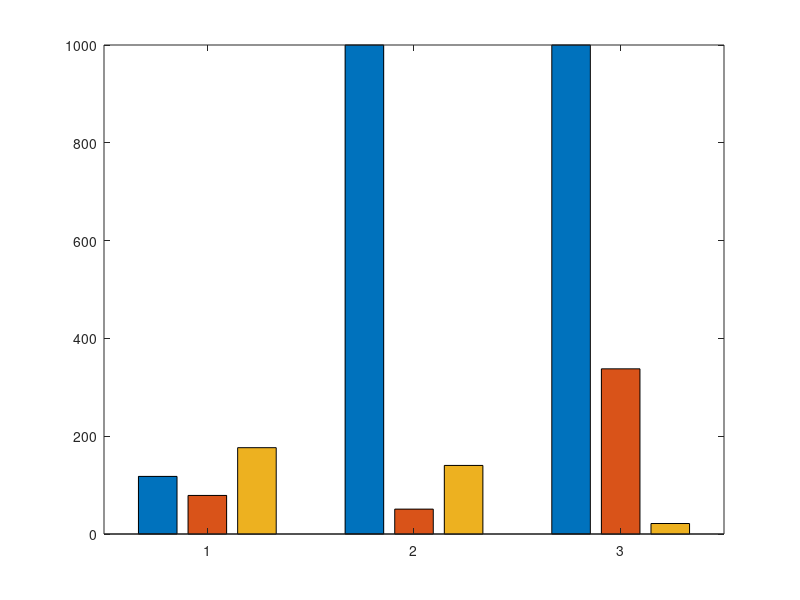

Here is the MATLAB script that generated this plot: (Note: this script raises an error after producing the figure.)
% visualize_week3_results.m
% ===========================================================================
% WEEK 3: Visualization script for direct collocation optimization results
% CORRECTED: Proper coordinate system - base at (x=0, y=1)
% ===========================================================================

clear; close all; clc;

fprintf('\n');
fprintf('═══════════════════════════════════════════════════════════════\n');
fprintf('  WEEK 3 RESULTS VISUALIZATION\n');
fprintf('═══════════════════════════════════════════════════════════════\n');
fprintf('\n');

%% ── Load results ──────────────────────────────────────────────────────────
fprintf('[1/4] Loading results...\n');

load('week3_all_results.mat', 'results', 'week1_baseline', 'week2_baseline', 'p');

fprintf('  ✓ Results loaded from week3_all_results.mat\n\n');

simple_traj = results.simple.traj;
moderate_traj = results.moderate.traj;
hard_traj = results.hard.traj;

%% ── Figure 1: Comparison Bar Chart ───────────────────────────────────────
fprintf('[2/4] Generating comparison bar chart...\n');

figure('Position', [100, 100, 1200, 600]);
set(gcf, 'Color', 'w');

configs = {'Simple', 'Moderate', 'Hard'};
week1_data = [week1_baseline.simple.miss_cm, week1_baseline.moderate.miss_cm, week1_baseline.hard.miss_cm];
week2_data = [week2_baseline.simple.miss_cm, week2_baseline.moderate.miss_cm, week2_baseline.hard.miss_cm];
week3_data = [results.simple.miss_cm, results.moderate.miss_cm, results.hard.miss_cm];

bar_data = [week1_data; week2_data; week3_data]';

b = bar(bar_data);
b(1).FaceColor = [0.8, 0.3, 0.3];  % Week 1: Red
b(2).FaceColor = [0.3, 0.6, 0.8];  % Week 2: Blue
b(3).FaceColor = [0.2, 0.7, 0.3];  % Week 3: Green

set(gca, 'XTickLabel', configs);
ylabel('Miss Distance (cm)', 'FontSize', 12, 'FontWeight', 'bold');
xlabel('Configuration', 'FontSize', 12, 'FontWeight', 'bold');
title('Week 1 vs Week 2 vs Week 3: Landing Accuracy Comparison', ...
    'FontSize', 14, 'FontWeight', 'bold');
legend({'Week 1 (Baseline)', 'Week 2 (Single-Shooting)', 'Week 3 (Direct Collocation)'}, ...
    'Location', 'northwest', 'FontSize', 11);
grid on;

hold on;
yline(0, 'k--', 'LineWidth', 2, 'Label', 'Perfect Landing', 'LabelHorizontalAlignment', 'left');

for i = 1:3
    if week2_data(i) > 0
        improvement = ((week2_data(i) - week3_data(i)) / week2_data(i)) * 100;
        text(i, week3_data(i) + 20, sprintf('↓%.0f%%', improvement), ...
            'HorizontalAlignment', 'center', 'FontSize', 10, 'FontWeight', 'bold', 'Color', [0.2, 0.7, 0.3]);
    end
end

saveas(gcf, 'week3_comparison_bar.png');
fprintf('  ✓ Saved: week3_comparison_bar.png\n');

%% ── Figure 2: Trajectory Comparison (All Configs) ────────────────────────
fprintf('[3/4] Generating trajectory plots...\n');

figure('Position', [100, 100, 1600, 1000]);
set(gcf, 'Color', 'w');

configs_list = {'simple', 'moderate', 'hard'};
traj_list = {simple_traj, moderate_traj, hard_traj};
titles_list = {'Simple', 'Moderate', 'Hard'};

for c_idx = 1:3
    config_name = configs_list{c_idx};
    traj = traj_list{c_idx};
    
    obstacles = load_obstacle_config(config_name, p);
    p_temp = p;
    p_temp.obstacles = obstacles;
    
    % Subplot 1: Joint angles
    subplot(3, 4, (c_idx-1)*4 + 1);
    plot(traj.t, traj.q', 'LineWidth', 2);
    xlabel('Time (s)');
    ylabel('Joint Angles (rad)');
    title([titles_list{c_idx} ': Joint Angles']);
    legend({'q_1', 'q_2', 'q_3', 'q_4'}, 'Location', 'best');
    grid on;
    
    % Subplot 2: Joint velocities
    subplot(3, 4, (c_idx-1)*4 + 2);
    plot(traj.t, traj.qdot', 'LineWidth', 2);
    xlabel('Time (s)');
    ylabel('Joint Velocities (rad/s)');
    title([titles_list{c_idx} ': Joint Velocities']);
    legend({'qdot_1', 'qdot_2', 'qdot_3', 'qdot_4'}, 'Location', 'best');
    grid on;
    
    % Subplot 3: Control torques
    subplot(3, 4, (c_idx-1)*4 + 3);
    plot(traj.t, traj.tau', 'LineWidth', 2);
    xlabel('Time (s)');
    ylabel('Torques (N·m)');
    title([titles_list{c_idx} ': Control Torques']);
    legend({'τ_1', 'τ_2', 'τ_3', 'τ_4'}, 'Location', 'best');
    grid on;
    
    % Subplot 4: Arm configuration at release - CORRECTED COORDINATES
    subplot(3, 4, (c_idx-1)*4 + 4);
    
    q_rel = traj.q(:, end);
    [joint_pos, ~] = forward_kinematics(q_rel, p);
    
    % CORRECTED: forward_kinematics returns [x; y] where:
    %   Row 1 (joint_pos(1,:)) = x coordinate (horizontal)
    %   Row 2 (joint_pos(2,:)) = y coordinate (vertical/height)
    % Base is at [0; p.y0] = [0; 1]
    % Plot with x on horizontal axis, y on vertical axis
    plot(joint_pos(1, :), joint_pos(2, :), 'b-o', 'LineWidth', 3, 'MarkerSize', 8);
    hold on;
    
    % Plot ground at y=0 (horizontal line)
    ground_x = linspace(-1, 3.5, 100);
    plot(ground_x, zeros(size(ground_x)), 'k-', 'LineWidth', 2, 'DisplayName', 'Ground');
    
    % Plot circular obstacles - coordinates are (x, y)
    for obs_idx = 1:length(obstacles)
        obs = obstacles(obs_idx);
        theta = linspace(0, 2*pi, 100);
        circle_x = obs.cx + obs.r * cos(theta);
        circle_y = obs.cy + obs.r * sin(theta);
        fill(circle_x, circle_y, [0.8, 0.2, 0.2], 'FaceAlpha', 0.3);
        plot(circle_x, circle_y, 'r-', 'LineWidth', 2);
    end
    
    % Plot target (at ground y=0, horizontal position x=d)
    plot(p.task.d, 0, 'g*', 'MarkerSize', 15, 'LineWidth', 2, 'DisplayName', 'Target');
    
    % Plot landing position (at y=0, x=x_land)
    plot(traj.x_land, 0, 'rx', 'MarkerSize', 15, 'LineWidth', 3, 'DisplayName', 'Landing');
    
    xlabel('x (m)', 'FontSize', 11);
    ylabel('y (m)', 'FontSize', 11);
    title([titles_list{c_idx} ': Arm at Release']);
    axis equal;
    grid on;
    legend({'Arm', 'Ground', 'Obstacles', 'Target', 'Landing'}, 'Location', 'best', 'FontSize', 9);
    
    % Set axis limits properly
    xlim([-1, 3.5]);
    ylim([-0.5, 2.5]);
end

sgtitle('Week 3: Direct Collocation Trajectories', 'FontSize', 16, 'FontWeight', 'bold');
saveas(gcf, 'week3_trajectories.png');
fprintf('  ✓ Saved: week3_trajectories.png\n');

%% ── Figure 3: Energy Analysis ─────────────────────────────────────────────
fprintf('[4/4] Generating energy analysis...\n');

figure('Position', [100, 100, 1000, 400]);
set(gcf, 'Color', 'w');

subplot(1, 2, 1);
energy_data = [results.simple.E_total, results.moderate.E_total, results.hard.E_total];
release_time_data = [results.simple.t_release, results.moderate.t_release, results.hard.t_release];

bar(energy_data);
set(gca, 'XTickLabel', configs);
ylabel('Total Energy (J)', 'FontSize', 12, 'FontWeight', 'bold');
xlabel('Configuration', 'FontSize', 12, 'FontWeight', 'bold');
title('Energy Consumption', 'FontSize', 14, 'FontWeight', 'bold');
grid on;

for i = 1:3
    text(i, energy_data(i) + max(energy_data)*0.05, sprintf('%.1f J', energy_data(i)), ...
        'HorizontalAlignment', 'center', 'FontSize', 10, 'FontWeight', 'bold');
end

subplot(1, 2, 2);
bar(release_time_data);
set(gca, 'XTickLabel', configs);
ylabel('Release Time (s)', 'FontSize', 12, 'FontWeight', 'bold');
xlabel('Configuration', 'FontSize', 12, 'FontWeight', 'bold');
title('Optimized Release Time', 'FontSize', 14, 'FontWeight', 'bold');
grid on;

for i = 1:3
    text(i, release_time_data(i) + 0.02, sprintf('%.2f s', release_time_data(i)), ...
        'HorizontalAlignment', 'center', 'FontSize', 10, 'FontWeight', 'bold');
end

sgtitle('Week 3: Energy and Timing Analysis', 'FontSize', 16, 'FontWeight', 'bold');
saveas(gcf, 'week3_energy_analysis.png');
fprintf('  ✓ Saved: week3_energy_analysis.png\n');

%% ── Summary Statistics ────────────────────────────────────────────────────
fprintf('\n');
fprintf('═══════════════════════════════════════════════════════════════\n');
fprintf('  SUMMARY STATISTICS\n');
fprintf('═══════════════════════════════════════════════════════════════\n');
fprintf('\n');

fprintf('Accuracy Improvement (Week 2 → Week 3):\n');
fprintf('  Simple:   %.2f cm → %.2f cm (%.1f%% improvement)\n', ...
    week2_data(1), week3_data(1), ((week2_data(1)-week3_data(1))/week2_data(1))*100);
fprintf('  Moderate: %.2f cm → %.2f cm (%.1f%% improvement)\n', ...
    week2_data(2), week3_data(2), ((week2_data(2)-week3_data(2))/week2_data(2))*100);
fprintf('  Hard:     %.2f cm → %.2f cm (%.1f%% improvement)\n', ...
    week2_data(3), week3_data(3), ((week2_data(3)-week3_data(3))/week2_data(3))*100);

fprintf('\nOptimization Performance:\n');
fprintf('  Average solve time: %.1f s\n', mean([results.simple.time_s, results.moderate.time_s, results.hard.time_s]));
fprintf('  Average iterations: %.0f\n', mean([results.simple.iterations, results.moderate.iterations, results.hard.iterations]));

fprintf('\nPhysical Metrics:\n');
fprintf('  Average energy: %.1f J\n', mean(energy_data));
fprintf('  Average release time: %.2f s\n', mean(release_time_data));

fprintf('\n');
fprintf('═══════════════════════════════════════════════════════════════\n');
fprintf('  VISUALIZATION COMPLETE\n');
fprintf('═══════════════════════════════════════════════════════════════\n');
fprintf('\n');
fprintf('Generated files:\n');
fprintf('  - week3_comparison_bar.png\n');
fprintf('  - week3_trajectories.png\n');
fprintf('  - week3_energy_analysis.png\n');
fprintf('\n');
